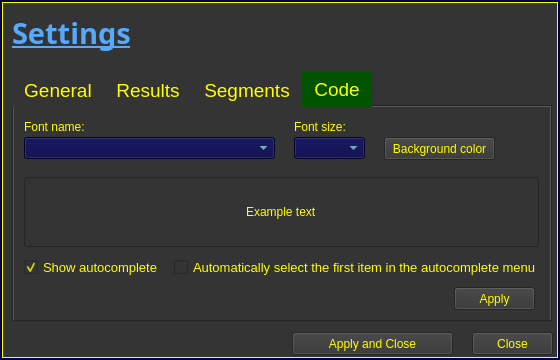
<?xml version="1.0" encoding="UTF-8"?>
<ui version="4.0">
 <class>Dialog</class>
 <widget class="QDialog" name="Dialog">
  <property name="geometry">
   <rect>
    <x>0</x>
    <y>0</y>
    <width>560</width>
    <height>360</height>
   </rect>
  </property>
  <property name="windowTitle">
   <string>Dialog</string>
  </property>
  <property name="styleSheet">
   <string notr="true">background-color: rgb(0, 0, 77);</string>
  </property>
  <widget class="QFrame" name="frame">
   <property name="geometry">
    <rect>
     <x>2</x>
     <y>2</y>
     <width>556</width>
     <height>356</height>
    </rect>
   </property>
   <property name="styleSheet">
    <string notr="true">background-color: rgb(52, 52, 52);
color: rgb(255, 255, 0);</string>
   </property>
   <property name="frameShape">
    <enum>QFrame::Box</enum>
   </property>
   <property name="frameShadow">
    <enum>QFrame::Plain</enum>
   </property>
   <widget class="QTabWidget" name="tab_settings">
    <property name="geometry">
     <rect>
      <x>10</x>
      <y>70</y>
      <width>540</width>
      <height>250</height>
     </rect>
    </property>
    <property name="font">
     <font>
      <pointsize>14</pointsize>
     </font>
    </property>
    <property name="styleSheet">
     <string notr="true">QTabBar::tab {background-color: rgb(52, 52, 52);}
QTabBar::tab:selected {background-color: rgb(0, 84, 0);}
QTabBar::tab:hover {background-color: rgb(127, 127, 127);}</string>
    </property>
    <property name="currentIndex">
     <number>3</number>
    </property>
    <widget class="QWidget" name="general">
     <attribute name="title">
      <string>General</string>
     </attribute>
     <widget class="QCheckBox" name="chk_reload_source">
      <property name="geometry">
       <rect>
        <x>30</x>
        <y>40</y>
        <width>291</width>
        <height>21</height>
       </rect>
      </property>
      <property name="font">
       <font>
        <pointsize>10</pointsize>
       </font>
      </property>
      <property name="text">
       <string>Reload the source when you open the project.</string>
      </property>
     </widget>
     <widget class="QLabel" name="label_2">
      <property name="geometry">
       <rect>
        <x>50</x>
        <y>60</y>
        <width>281</width>
        <height>28</height>
       </rect>
      </property>
      <property name="font">
       <font>
        <pointsize>8</pointsize>
       </font>
      </property>
      <property name="styleSheet">
       <string notr="true">color: rgb(170, 255, 127);</string>
      </property>
      <property name="text">
       <string>Source will be reloaded if the source is from a file or url
Clipboard source cannot be reloaded.</string>
      </property>
      <property name="wordWrap">
       <bool>true</bool>
      </property>
     </widget>
     <widget class="QPushButton" name="btn_apply_general">
      <property name="geometry">
       <rect>
        <x>440</x>
        <y>180</y>
        <width>81</width>
        <height>23</height>
       </rect>
      </property>
      <property name="styleSheet">
       <string notr="true">QPushButton:disabled { color: rgb(130, 130, 130);}
QPushButton:hover {background-color: qlineargradient(spread:pad, x1:0, y1:0.00568182, x2:0.98, y2:0.982955, stop:0 rgb(38, 19, 255), stop:1 rgb(150, 207, 207));}

</string>
      </property>
      <property name="text">
       <string>Apply</string>
      </property>
      <property name="autoDefault">
       <bool>false</bool>
      </property>
     </widget>
    </widget>
    <widget class="QWidget" name="txt_result">
     <attribute name="title">
      <string>Results</string>
     </attribute>
     <widget class="QLabel" name="label_3">
      <property name="geometry">
       <rect>
        <x>10</x>
        <y>10</y>
        <width>71</width>
        <height>20</height>
       </rect>
      </property>
      <property name="text">
       <string>Font name:</string>
      </property>
     </widget>
     <widget class="QLabel" name="label_4">
      <property name="geometry">
       <rect>
        <x>280</x>
        <y>10</y>
        <width>71</width>
        <height>20</height>
       </rect>
      </property>
      <property name="text">
       <string>Font size:</string>
      </property>
     </widget>
     <widget class="QComboBox" name="cmb_font_name_result">
      <property name="geometry">
       <rect>
        <x>10</x>
        <y>30</y>
        <width>251</width>
        <height>22</height>
       </rect>
      </property>
      <property name="styleSheet">
       <string notr="true">color: rgb(170, 255, 255);
background-color: rgb(0, 0, 66);</string>
      </property>
     </widget>
     <widget class="QComboBox" name="cmb_font_size_result">
      <property name="geometry">
       <rect>
        <x>280</x>
        <y>30</y>
        <width>71</width>
        <height>22</height>
       </rect>
      </property>
      <property name="styleSheet">
       <string notr="true">color: rgb(170, 255, 255);
background-color: rgb(0, 0, 66);</string>
      </property>
     </widget>
     <widget class="QPushButton" name="btn_bg_color_result">
      <property name="geometry">
       <rect>
        <x>370</x>
        <y>30</y>
        <width>111</width>
        <height>23</height>
       </rect>
      </property>
      <property name="text">
       <string>Background color</string>
      </property>
      <property name="autoDefault">
       <bool>false</bool>
      </property>
     </widget>
     <widget class="QLineEdit" name="txt_sample_result">
      <property name="geometry">
       <rect>
        <x>10</x>
        <y>70</y>
        <width>515</width>
        <height>70</height>
       </rect>
      </property>
      <property name="text">
       <string>Example text</string>
      </property>
      <property name="alignment">
       <set>Qt::AlignCenter</set>
      </property>
      <property name="readOnly">
       <bool>false</bool>
      </property>
     </widget>
     <widget class="QPushButton" name="btn_apply_result">
      <property name="geometry">
       <rect>
        <x>440</x>
        <y>180</y>
        <width>81</width>
        <height>23</height>
       </rect>
      </property>
      <property name="styleSheet">
       <string notr="true">QPushButton:disabled { color: rgb(130, 130, 130);}
QPushButton:hover {background-color: qlineargradient(spread:pad, x1:0, y1:0.00568182, x2:0.98, y2:0.982955, stop:0 rgb(38, 19, 255), stop:1 rgb(150, 207, 207));}

</string>
      </property>
      <property name="text">
       <string>Apply</string>
      </property>
      <property name="autoDefault">
       <bool>false</bool>
      </property>
     </widget>
     <widget class="QLabel" name="lbl_color_sample_result">
      <property name="geometry">
       <rect>
        <x>490</x>
        <y>30</y>
        <width>30</width>
        <height>23</height>
       </rect>
      </property>
      <property name="text">
       <string/>
      </property>
     </widget>
    </widget>
    <widget class="QWidget" name="tree_seg">
     <attribute name="title">
      <string>Segments</string>
     </attribute>
     <widget class="QLabel" name="label_7">
      <property name="geometry">
       <rect>
        <x>280</x>
        <y>10</y>
        <width>71</width>
        <height>20</height>
       </rect>
      </property>
      <property name="text">
       <string>Font size:</string>
      </property>
     </widget>
     <widget class="QLineEdit" name="txt_sample_seg">
      <property name="geometry">
       <rect>
        <x>10</x>
        <y>70</y>
        <width>515</width>
        <height>70</height>
       </rect>
      </property>
      <property name="styleSheet">
       <string notr="true">background-color: rgb(221, 221, 221);
color: rgb(0, 0, 0);</string>
      </property>
      <property name="text">
       <string>Example text</string>
      </property>
      <property name="alignment">
       <set>Qt::AlignCenter</set>
      </property>
      <property name="readOnly">
       <bool>false</bool>
      </property>
     </widget>
     <widget class="QComboBox" name="cmb_font_name_seg">
      <property name="geometry">
       <rect>
        <x>10</x>
        <y>30</y>
        <width>251</width>
        <height>22</height>
       </rect>
      </property>
      <property name="styleSheet">
       <string notr="true">color: rgb(170, 255, 255);
background-color: rgb(0, 0, 66);</string>
      </property>
     </widget>
     <widget class="QPushButton" name="btn_apply_seg">
      <property name="geometry">
       <rect>
        <x>440</x>
        <y>180</y>
        <width>81</width>
        <height>23</height>
       </rect>
      </property>
      <property name="styleSheet">
       <string notr="true">QPushButton:disabled { color: rgb(130, 130, 130);}
QPushButton:hover {background-color: qlineargradient(spread:pad, x1:0, y1:0.00568182, x2:0.98, y2:0.982955, stop:0 rgb(38, 19, 255), stop:1 rgb(150, 207, 207));}

</string>
      </property>
      <property name="text">
       <string>Apply</string>
      </property>
      <property name="autoDefault">
       <bool>false</bool>
      </property>
     </widget>
     <widget class="QLabel" name="label_8">
      <property name="geometry">
       <rect>
        <x>10</x>
        <y>10</y>
        <width>71</width>
        <height>20</height>
       </rect>
      </property>
      <property name="text">
       <string>Font name:</string>
      </property>
     </widget>
     <widget class="QComboBox" name="cmb_font_size_seg">
      <property name="geometry">
       <rect>
        <x>280</x>
        <y>30</y>
        <width>71</width>
        <height>22</height>
       </rect>
      </property>
      <property name="styleSheet">
       <string notr="true">color: rgb(170, 255, 255);
background-color: rgb(0, 0, 66);</string>
      </property>
     </widget>
    </widget>
    <widget class="QWidget" name="txt_code">
     <attribute name="title">
      <string>Code</string>
     </attribute>
     <widget class="QLabel" name="label_5">
      <property name="geometry">
       <rect>
        <x>280</x>
        <y>10</y>
        <width>71</width>
        <height>20</height>
       </rect>
      </property>
      <property name="text">
       <string>Font size:</string>
      </property>
     </widget>
     <widget class="QLineEdit" name="txt_sample_code">
      <property name="geometry">
       <rect>
        <x>10</x>
        <y>70</y>
        <width>515</width>
        <height>70</height>
       </rect>
      </property>
      <property name="text">
       <string>Example text</string>
      </property>
      <property name="alignment">
       <set>Qt::AlignCenter</set>
      </property>
      <property name="readOnly">
       <bool>false</bool>
      </property>
     </widget>
     <widget class="QComboBox" name="cmb_font_name_code">
      <property name="geometry">
       <rect>
        <x>10</x>
        <y>30</y>
        <width>251</width>
        <height>22</height>
       </rect>
      </property>
      <property name="styleSheet">
       <string notr="true">color: rgb(170, 255, 255);
background-color: rgb(0, 0, 66);</string>
      </property>
     </widget>
     <widget class="QPushButton" name="btn_bg_color_code">
      <property name="geometry">
       <rect>
        <x>370</x>
        <y>30</y>
        <width>111</width>
        <height>23</height>
       </rect>
      </property>
      <property name="text">
       <string>Background color</string>
      </property>
      <property name="autoDefault">
       <bool>false</bool>
      </property>
     </widget>
     <widget class="QLabel" name="label_6">
      <property name="geometry">
       <rect>
        <x>10</x>
        <y>10</y>
        <width>71</width>
        <height>20</height>
       </rect>
      </property>
      <property name="text">
       <string>Font name:</string>
      </property>
     </widget>
     <widget class="QComboBox" name="cmb_font_size_code">
      <property name="geometry">
       <rect>
        <x>280</x>
        <y>30</y>
        <width>71</width>
        <height>22</height>
       </rect>
      </property>
      <property name="styleSheet">
       <string notr="true">color: rgb(170, 255, 255);
background-color: rgb(0, 0, 66);</string>
      </property>
     </widget>
     <widget class="QCheckBox" name="chk_autocomplete_show">
      <property name="geometry">
       <rect>
        <x>10</x>
        <y>150</y>
        <width>141</width>
        <height>21</height>
       </rect>
      </property>
      <property name="font">
       <font>
        <pointsize>10</pointsize>
       </font>
      </property>
      <property name="text">
       <string>Show autocomplete</string>
      </property>
      <property name="checked">
       <bool>true</bool>
      </property>
     </widget>
     <widget class="QCheckBox" name="chk_autocomplete_select">
      <property name="geometry">
       <rect>
        <x>160</x>
        <y>150</y>
        <width>371</width>
        <height>21</height>
       </rect>
      </property>
      <property name="font">
       <font>
        <pointsize>10</pointsize>
       </font>
      </property>
      <property name="text">
       <string>Automatically select the first item in the autocomplete menu</string>
      </property>
     </widget>
     <widget class="QPushButton" name="btn_apply_code">
      <property name="geometry">
       <rect>
        <x>440</x>
        <y>180</y>
        <width>81</width>
        <height>23</height>
       </rect>
      </property>
      <property name="styleSheet">
       <string notr="true">QPushButton:disabled { color: rgb(130, 130, 130);}
QPushButton:hover {background-color: qlineargradient(spread:pad, x1:0, y1:0.00568182, x2:0.98, y2:0.982955, stop:0 rgb(38, 19, 255), stop:1 rgb(150, 207, 207));}

</string>
      </property>
      <property name="text">
       <string>Apply</string>
      </property>
      <property name="autoDefault">
       <bool>false</bool>
      </property>
     </widget>
     <widget class="QLabel" name="lbl_color_sample_code">
      <property name="geometry">
       <rect>
        <x>490</x>
        <y>30</y>
        <width>30</width>
        <height>23</height>
       </rect>
      </property>
      <property name="text">
       <string/>
      </property>
     </widget>
    </widget>
   </widget>
   <widget class="QPushButton" name="btn_apply_all">
    <property name="geometry">
     <rect>
      <x>290</x>
      <y>330</y>
      <width>161</width>
      <height>23</height>
     </rect>
    </property>
    <property name="styleSheet">
     <string notr="true">QPushButton:disabled { color: rgb(130, 130, 130);}
QPushButton:hover {background-color: qlineargradient(spread:pad, x1:0, y1:0.00568182, x2:0.98, y2:0.982955, stop:0 rgb(38, 19, 255), stop:1 rgb(150, 207, 207));}

</string>
    </property>
    <property name="text">
     <string>Apply and Close</string>
    </property>
    <property name="autoDefault">
     <bool>false</bool>
    </property>
   </widget>
   <widget class="QPushButton" name="btn_cancel">
    <property name="geometry">
     <rect>
      <x>470</x>
      <y>330</y>
      <width>81</width>
      <height>23</height>
     </rect>
    </property>
    <property name="styleSheet">
     <string notr="true">QPushButton:disabled { color: rgb(130, 130, 130);}
QPushButton:hover {background-color: qlineargradient(spread:pad, x1:0, y1:0.00568182, x2:0.98, y2:0.982955, stop:0 rgb(38, 19, 255), stop:1 rgb(150, 207, 207));}

</string>
    </property>
    <property name="text">
     <string>Close</string>
    </property>
    <property name="autoDefault">
     <bool>false</bool>
    </property>
   </widget>
   <widget class="QLabel" name="label">
    <property name="geometry">
     <rect>
      <x>10</x>
      <y>10</y>
      <width>400</width>
      <height>41</height>
     </rect>
    </property>
    <property name="font">
     <font>
      <family>Source Code Pro ExtraBold</family>
      <pointsize>22</pointsize>
      <weight>75</weight>
      <bold>true</bold>
      <underline>true</underline>
     </font>
    </property>
    <property name="styleSheet">
     <string notr="true">color: rgb(85, 170, 255);</string>
    </property>
    <property name="text">
     <string>Settings</string>
    </property>
   </widget>
  </widget>
 </widget>
 <resources/>
 <connections/>
</ui>
